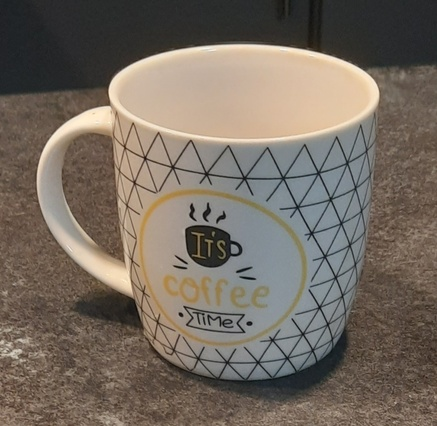
#> input picture lab_1/images/cup.jpg, 437 x 426 px, shrunk from 1084 x 1056 before the run
$ python main.py
#> lines starting #> are read from the running program, lines starting #| are printed output that depends on the picture; after the words box and inside, x2 and y2 are one past the last pixel; in counts of white or black regions, pixels touching at a corner belong together
# GitHub: https://github.com/AleksandrZhukovin/KPI_Computer-Vision

from PIL import Image
import numpy as np
from matplotlib import pyplot as plt
import sys


np.set_printoptions(threshold=sys.maxsize)


class Convert:
    def __init__(self, path):
        self.path = path
        self.rgb = None
        self.greyscale = None
        self.mask = None
        self.bin = None

    def img_to_array(self):
        img = Image.open(self.path)
        self.rgb = np.asarray(img)

    def rgb_to_greyscale(self):
        self.greyscale = np.sum(self.rgb, axis=2) / 3

    def display(self, mode):
        if mode == 'grey':
            plt.imshow(self.greyscale, cmap='grey')
            plt.show()
        elif mode == 'rgb':
            plt.imshow(self.rgb)
            plt.show()

    def binarization(self, ob_color):
        shape = self.greyscale.shape
        row = 0
        mean = np.mean(self.greyscale)
        binary = np.zeros(shape, dtype=int)
        for i in range(shape[0]):
            col = 0
            for w in self.greyscale[row]:
                if ob_color == 'black':
                    binary[row, col] = 1 if self.greyscale[row, col] < mean else 0
                elif ob_color == 'white':
                    binary[row, col] = 1 if self.greyscale[row, col] > mean else 0
                col += 1
            row += 1
        self.bin = binary

    """ Спроба реалізувати метод Крістіана """
    def cristian(self):
        shape = self.greyscale.shape
        sliced_ar = np.vstack((np.zeros((shape[1],)), self.greyscale, np.zeros((shape[1],))))
        sliced_ar = np.hstack((np.zeros((sliced_ar.shape[0], 1)), sliced_ar, np.zeros((sliced_ar.shape[0], 1))))
        windows = np.lib.stride_tricks.sliding_window_view(sliced_ar, (3, 3))
        binary = np.zeros(shape, dtype=int)
        max_std = 0
        row = 0
        min_bright = np.min(self.greyscale)
        for i in range(shape[0]):
            for w in windows[row]:
                std = np.std(w)
                if std > max_std:
                    max_std = std
            row += 1
        row = 0
        for i in range(shape[0]):
            col = 0
            for w in windows[row]:
                std = np.std(w)
                var = np.var(w)
                threshold = (1 - 0.5) * var + 0.5 * min_bright + 0.5 * (std / max_std) * (var - min_bright)
                binary[row, col] = 0 if self.greyscale[row, col] >= threshold else 1
                col += 1
            row += 1
        self.bin = binary
        # plt.imshow(binary, cmap='grey')
        # plt.show()

    """ Спроба реалізувати метод Ніблека"""
    def nibl(self, ob_color):
        shape = self.greyscale.shape
        sliced_ar = np.vstack((np.zeros((shape[1],)), self.greyscale, np.zeros((shape[1],))))
        sliced_ar = np.hstack((np.zeros((sliced_ar.shape[0], 1)), sliced_ar, np.zeros((sliced_ar.shape[0], 1))))
        windows = np.lib.stride_tricks.sliding_window_view(sliced_ar, (3, 3))
        binary = np.zeros(shape,  dtype=int)
        row = 0
        for i in range(shape[0]):
            col = 0
            for w in windows[row]:
                mid_br = (1 / 9) * np.sum(w)
                std = np.std(w)
                if ob_color == 'white':
                    threshold = mid_br + 0.2 * std
                    binary[row, col] = 1 if self.greyscale[row, col] >= threshold else 0
                elif ob_color == 'black':
                    threshold = mid_br - 0.2 * std
                    binary[row, col] = 1 if self.greyscale[row, col] >= threshold else 0
                col += 1
            row += 1
        self.bin = binary
        # plt.imshow(binary, cmap='grey')
        # plt.show()

    def cut(self):
        obj = np.multiply(np.stack((self.bin, self.bin, self.bin), axis=2), self.rgb, dtype=int, casting='unsafe')
        plt.imshow(obj)
        plt.show()


cup = Convert('images/cup.jpg')
cup.img_to_array()
#> in img_to_array, img is the input picture: PIL image 437x426 RGB; mean R, G, B 117.5, 107.5, 97.1
cup.rgb_to_greyscale()
cup.binarization('white')
#> in binarization, `mean = np.mean(self.greyscale)`: mean = 107.4
#> after the loop in binarization, `for i in range(shape[0]):`:
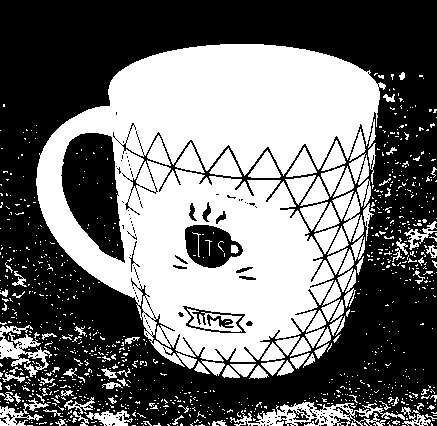
#> binary: shape (426, 437) int64; values 0 (black) and 1 (white), 44.4% white; 1009 white regions (899 under 20 px), largest, box (x1, y1, x2, y2) and area: (36, 44, 386, 369) 61004, (230, 402, 405, 426) 1766, (0, 325, 52, 377) 1026
#> after the loop in binarization, `for i in range(shape[0]):`: row = 426
cup.cut()


watch = Convert('images/watch.jpg')
watch.img_to_array()
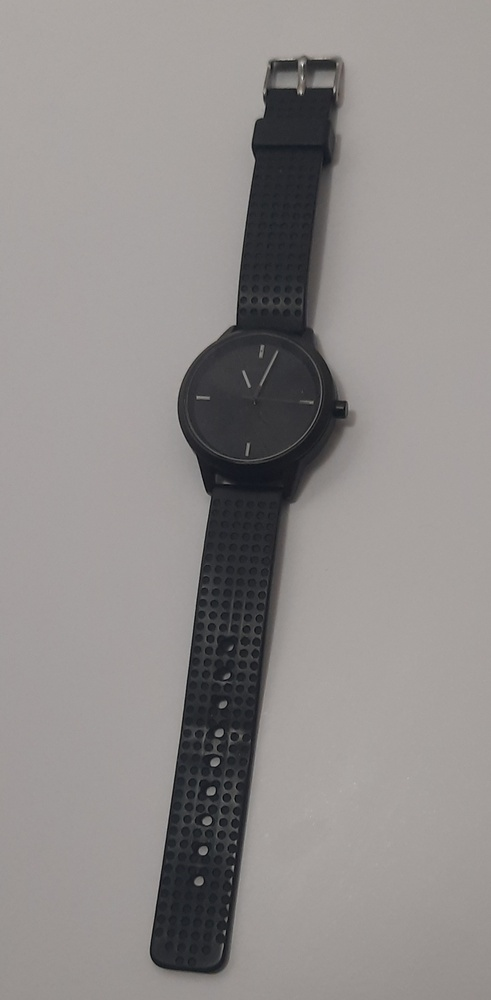
#> input picture lab_1/images/watch.jpg, 491 x 1000 px, shrunk from 1216 x 2479 before the run
#> in img_to_array, img is the input picture: PIL image 491x1000 RGB; mean R, G, B 143.8, 139.9, 138.6
watch.rgb_to_greyscale()
watch.binarization('black')
#> after the loop in binarization (call 2), `for i in range(shape[0]):`: binary: shape (1000, 491) int64; values 0 (black) and 1 (white), 18.1% white; 36 white regions (35 under 20 px), largest, box (x1, y1, x2, y2) and area: (149, 55, 359, 984) 88913
watch.cut()


holmes = Convert('images/holmes.jpg')
holmes.img_to_array()
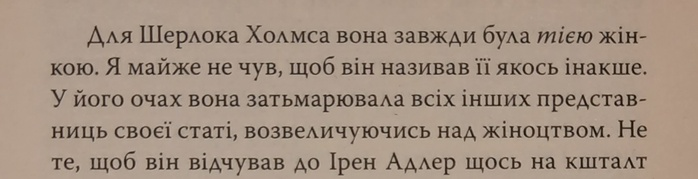
#> input picture lab_1/images/holmes.jpg, 698 x 179 px, shrunk from 1731 x 443 before the run
#> in img_to_array, img is the input picture: PIL image 698x179 RGB; mean R, G, B 164.4, 146.5, 131.2
holmes.rgb_to_greyscale()
holmes.cristian()
#> in cristian, `min_bright = np.min(self.greyscale)`: min_bright = 10
#> after the loop in cristian, `for i in range(shape[0]):`:
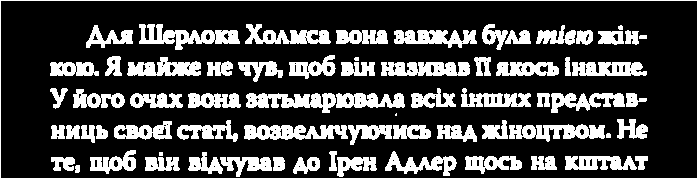
#> binary: shape (179, 698) int64; values 0 (black) and 1 (white), 25.9% white; 69 white regions (3 under 20 px), largest, box (x1, y1, x2, y2) and area: (0, 0, 698, 179) 1750, (139, 24, 240, 50) 1245, (244, 125, 348, 140) 1140
#> after the loop in cristian, `for i in range(shape[0]):`: row = 179
holmes.cut()


math = Convert('images/math.jpg')
math.img_to_array()
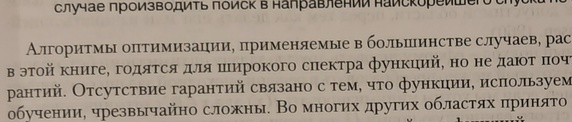
#> input picture lab_1/images/math.jpg, 572 x 122 px, shrunk from 1418 x 303 before the run
#> in img_to_array, img is the input picture: PIL image 572x122 RGB; mean R, G, B 162.6, 149.7, 136.1
math.rgb_to_greyscale()
math.cristian()
#> in cristian (call 2), `min_bright = np.min(self.greyscale)`: min_bright = 2.67
#> after the loop in cristian (call 2), `for i in range(shape[0]):`: max_std = 82.36; row = 122
#> after the loop in cristian (call 2), `for i in range(shape[0]):`:
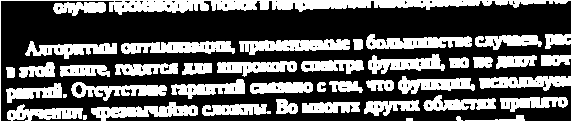
#> binary: shape (122, 572) int64; values 0 (black) and 1 (white), 36.7% white; 35 white regions (2 under 20 px), largest, box (x1, y1, x2, y2) and area: (0, 0, 572, 122) 7898, (239, 39, 350, 55) 1104, (121, 41, 235, 54) 1090
math.cut()
#> in cut (call 4), `obj = np.multiply(np.stack((self.bin, self.bin, self.bin), axis=2), se..`:
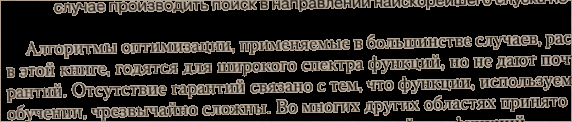
#> obj: shape (122, 572, 3) int64; mean R, G, B 50.2, 46.1, 41.5
